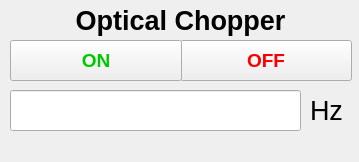
<?xml version="1.0" encoding="UTF-8"?>
<ui version="4.0">
 <class>Widget</class>
 <widget class="QWidget" name="Widget">
  <property name="geometry">
   <rect>
    <x>0</x>
    <y>0</y>
    <width>359</width>
    <height>162</height>
   </rect>
  </property>
  <property name="windowTitle">
   <string>Widget</string>
  </property>
  <widget class="QPushButton" name="off_button">
   <property name="geometry">
    <rect>
     <x>180</x>
     <y>40</y>
     <width>172</width>
     <height>41</height>
    </rect>
   </property>
   <property name="font">
    <font>
     <family>Meiryo UI</family>
     <pointsize>14</pointsize>
     <weight>75</weight>
     <italic>false</italic>
     <bold>true</bold>
    </font>
   </property>
   <property name="styleSheet">
    <string notr="true">color: rgb(250, 0, 0);
font: bold 14pt &quot;Meiryo UI&quot;;</string>
   </property>
   <property name="text">
    <string>OFF</string>
   </property>
   <property name="checkable">
    <bool>true</bool>
   </property>
   <property name="checked">
    <bool>false</bool>
   </property>
  </widget>
  <widget class="QPushButton" name="on_button">
   <property name="geometry">
    <rect>
     <x>10</x>
     <y>40</y>
     <width>172</width>
     <height>41</height>
    </rect>
   </property>
   <property name="font">
    <font>
     <family>Meiryo UI</family>
     <pointsize>14</pointsize>
     <weight>75</weight>
     <italic>false</italic>
     <bold>true</bold>
    </font>
   </property>
   <property name="styleSheet">
    <string notr="true">color: rgb(0, 200, 0);
font: bold 14pt &quot;Meiryo UI&quot;;</string>
   </property>
   <property name="text">
    <string>ON</string>
   </property>
   <property name="checkable">
    <bool>true</bool>
   </property>
  </widget>
  <widget class="QLineEdit" name="freq_edit">
   <property name="geometry">
    <rect>
     <x>10</x>
     <y>90</y>
     <width>291</width>
     <height>41</height>
    </rect>
   </property>
   <property name="font">
    <font>
     <family>Meiryo UI</family>
     <pointsize>20</pointsize>
    </font>
   </property>
   <property name="layoutDirection">
    <enum>Qt::LeftToRight</enum>
   </property>
   <property name="styleSheet">
    <string notr="true"/>
   </property>
   <property name="text">
    <string/>
   </property>
   <property name="alignment">
    <set>Qt::AlignRight|Qt::AlignTrailing|Qt::AlignVCenter</set>
   </property>
  </widget>
  <widget class="QLabel" name="hz_label">
   <property name="geometry">
    <rect>
     <x>310</x>
     <y>90</y>
     <width>41</width>
     <height>41</height>
    </rect>
   </property>
   <property name="font">
    <font>
     <family>Meiryo UI</family>
     <pointsize>20</pointsize>
    </font>
   </property>
   <property name="text">
    <string>Hz</string>
   </property>
  </widget>
  <widget class="QLabel" name="title_label">
   <property name="geometry">
    <rect>
     <x>10</x>
     <y>0</y>
     <width>341</width>
     <height>41</height>
    </rect>
   </property>
   <property name="font">
    <font>
     <family>Meiryo UI</family>
     <pointsize>20</pointsize>
     <weight>75</weight>
     <bold>true</bold>
    </font>
   </property>
   <property name="text">
    <string>Optical Chopper</string>
   </property>
   <property name="alignment">
    <set>Qt::AlignCenter</set>
   </property>
  </widget>
  <widget class="QLabel" name="status_label">
   <property name="geometry">
    <rect>
     <x>10</x>
     <y>140</y>
     <width>321</width>
     <height>16</height>
    </rect>
   </property>
   <property name="text">
    <string/>
   </property>
  </widget>
 </widget>
 <layoutdefault spacing="6" margin="11"/>
 <resources/>
 <connections/>
</ui>
